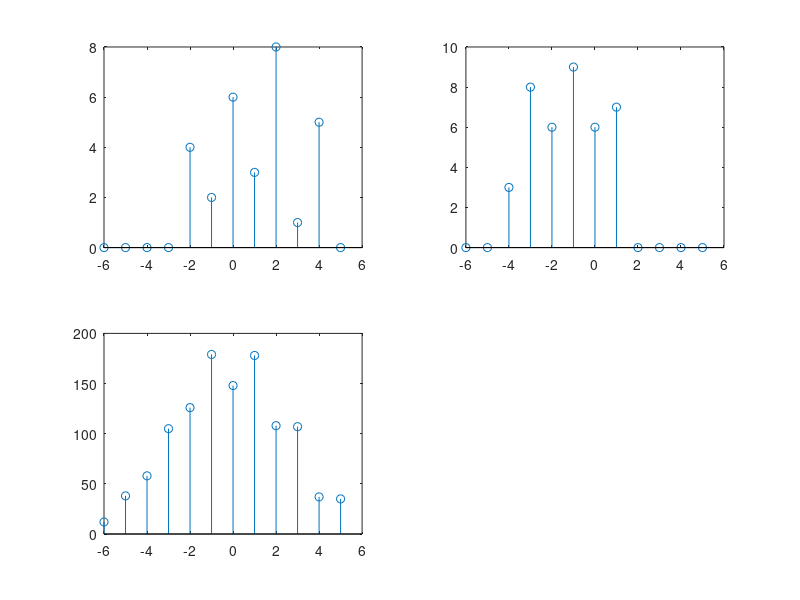

The MATLAB source for this figure:
clear all
close all
clc

x1 = [4 2 6 3 8 1 5];
x2 = [3 8 6 9 6 7];
n1 = [-2:4];
n2 = [-4:1];
kmin = min(n1) + min(n2);
kmax = max(n1) + max(n2);
y = conv(x1,x2);
k = kmin:kmax
m1 = zeros(1,length(k))
m2 = m1

m1(find((k >= min(n1)) & (k <= max(n1)) == 1)) = x1;
m2(find((k >= min(n2)) & (k <= max(n2)) == 1)) = x2;
subplot(2,2,1),stem(k,m1);
subplot(2,2,2),stem(k,m2);
subplot(2,2,3),stem(k,y);